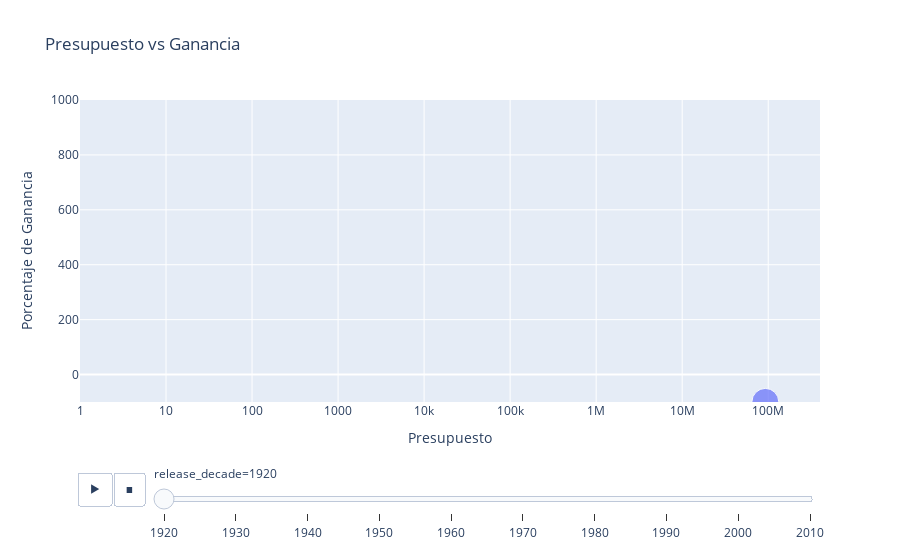

The cell this chart's notebook holds for it:
### Code cell
df_presupuesto_ganancia = df_final_usable[['movieId', 'title_y', 'budget', 'revenue', 'rating', 'release_date']]

# Cambiar el tipo de dato de las columnas budget y revenue a numerico
df_presupuesto_ganancia['budget'] = pd.to_numeric(df_presupuesto_ganancia['budget'], errors='coerce')
df_presupuesto_ganancia['revenue'] = pd.to_numeric(df_presupuesto_ganancia['revenue'], errors='coerce')

# Eliminar los que tengan presupuesto o ganancia igual a 0
df_presupuesto_ganancia.drop(df_presupuesto_ganancia[df_presupuesto_ganancia['budget'] == 0].index, inplace=True)
df_presupuesto_ganancia.drop(df_presupuesto_ganancia[df_presupuesto_ganancia['revenue'] == 0].index, inplace=True)

# Obtener el año de salida
df_presupuesto_ganancia['release_date'] = pd.to_datetime(df_presupuesto_ganancia['release_date'])
df_presupuesto_ganancia['release_date'] = df_presupuesto_ganancia['release_date'].dt.year

df_presupuesto_ganancia['release_decade'] = df_presupuesto_ganancia['release_date'] // 10 * 10

# Calculate the profit percentage
df_presupuesto_ganancia['profit_percentage'] = (df_presupuesto_ganancia['revenue'] - df_presupuesto_ganancia['budget']) / df_presupuesto_ganancia['budget'] * 100

df_presupuesto_ganancia.sort_values(by='release_date', ascending=True, axis=0, inplace=True)

fig = px.scatter(df_presupuesto_ganancia,
            x='budget',
            y='profit_percentage',
            size= 'rating',
            hover_name='title_y',
            title='Presupuesto vs Ganancia',
            animation_frame='release_decade',
            animation_group='title_y',
            range_x=[1, 400000000],
            range_y=[-100, 1000],
            log_x=True,
            labels={'budget': 'Presupuesto', 'profit_percentage': 'Porcentaje de Ganancia', 'title_y': 'Título', 'release_date': 'Año'},
)

fig.show()

# scatter Presupuesto vs ganancia (en bubble el rating)
# boxplot genero/rating

# sleeccionar genero
# año de estreno (input (daypicker))

### Figure 1 — Plotly figure (JSON) as saved in the notebook; plotly's stock layout.template omitted (floating-point values rounded to 4 significant figures)
{"data": [{"hovertemplate": "<b>%{hovertext}</b><br><br>release_decade=1920<br>Presupuesto=%{x}<br>Porcentaje de Ganancia=%{y}<br>rating=%{marker.size}<extra></extra>", "hovertext": ["Metropolis"], "ids": ["Metropolis"], "legendgroup": "", "marker": {"color": "#636efa", "size": [3.977], "sizemode": "area", "sizeref": 0.01103, "symbol": "circle"}, "mode": "markers", "name": "", "orientation": "v", "showlegend": false, "type": "scatter", "x": [92620000], "xaxis": "x", "y": [-99.3], "yaxis": "y"}], "layout": {"legend": {"itemsizing": "constant", "tracegroupgap": 0}, "sliders": [{"active": 0, "currentvalue": {"prefix": "release_decade="}, "len": 0.9, "pad": {"b": 10, "t": 60}, "steps": [{"args": [["1920"], {"frame": {"duration": 0, "redraw": false}, "fromcurrent": true, "mode": "immediate", "transition": {"duration": 0, "easing": "linear"}}], "label": "1920", "method": "animate"}, {"args": [["1930"], {"frame": {"duration": 0, "redraw": false}, "fromcurrent": true, "mode": "immediate", "transition": {"duration": 0, "easing": "linear"}}], "label": "1930", "method": "animate"}, {"args": [["1940"], {"frame": {"duration": 0, "redraw": false}, "fromcurrent": true, "mode": "immediate", "transition": {"duration": 0, "easing": "linear"}}], "label": "1940", "method": "animate"}, {"args": [["1950"], {"frame": {"duration": 0, "redraw": false}, "fromcurrent": true, "mode": "immediate", "transition": {"duration": 0, "easing": "linear"}}], "label": "1950", "method": "animate"}, {"args": [["1960"], {"frame": {"duration": 0, "redraw": false}, "fromcurrent": true, "mode": "immediate", "transition": {"duration": 0, "easing": "linear"}}], "label": "1960", "method": "animate"}, {"args": [["1970"], {"frame": {"duration": 0, "redraw": false}, "fromcurrent": true, "mode": "immediate", "transition": {"duration": 0, "easing": "linear"}}], "label": "1970", "method": "animate"}, {"args": [["1980"], {"frame": {"duration": 0, "redraw": false}, "fromcurrent": true, "mode": "immediate", "transition": {"duration": 0, "easing": "linear"}}], "label": "1980", "method": "animate"}, {"args": [["1990"], {"frame": {"duration": 0, "redraw": false}, "fromcurrent": true, "mode": "immediate", "transition": {"duration": 0, "easing": "linear"}}], "label": "1990", "method": "animate"}, {"args": [["2000"], {"frame": {"duration": 0, "redraw": false}, "fromcurrent": true, "mode": "immediate", "transition": {"duration": 0, "easing": "linear"}}], "label": "2000", "method": "animate"}, {"args": [["2010"], {"frame": {"duration": 0, "redraw": false}, "fromcurrent": true, "mode": "immediate", "transition": {"duration": 0, "easing": "linear"}}], "label": "2010", "method": "animate"}], "x": 0.1, "xanchor": "left", "y": 0, "yanchor": "top"}], "title": {"text": "Presupuesto vs Ganancia"}, "updatemenus": [{"buttons": [{"args": [null, {"frame": {"duration": 500, "redraw": false}, "fromcurrent": true, "mode": "immediate", "transition": {"duration": 500, "easing": "linear"}}], "label": "&#9654;", "method": "animate"}, {"args": [[null], {"frame": {"duration": 0, "redraw": false}, "fromcurrent": true, "mode": "immediate", "transition": {"duration": 0, "easing": "linear"}}], "label": "&#9724;", "method": "animate"}], "direction": "left", "pad": {"r": 10, "t": 70}, "showactive": false, "type": "buttons", "x": 0.1, "xanchor": "right", "y": 0, "yanchor": "top"}], "xaxis": {"anchor": "y", "domain": [0, 1], "range": [0, 8.602], "title": {"text": "Presupuesto"}, "type": "log"}, "yaxis": {"anchor": "x", "domain": [0, 1], "range": [-100, 1000], "title": {"text": "Porcentaje de Ganancia"}}}}
